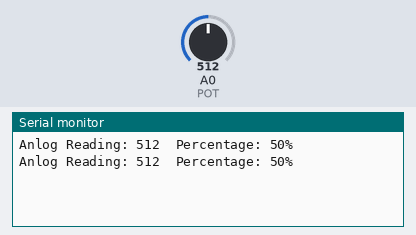
This sketch was run on a simulated Arduino Uno, built with avr-gcc and run on an emulated ATmega328P. On the bench: the last lines printed to the serial monitor. The test bench sets the inputs (shaded band); at power-on: A0 (POT) = 512.

Above: at 1.8 s.
1.9 s: A0 (POT) set to 716
At 2.8 s:
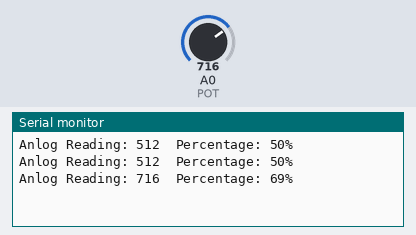
3.4 s: A0 (POT) set to 900
At 4.7 s:
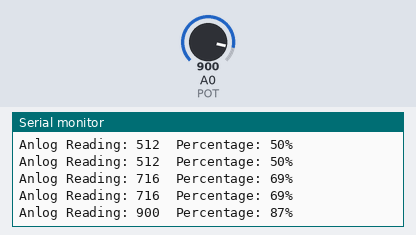
Timing chart, 0 to 6.4 s (numbered marks = the images above; inputs shaded):
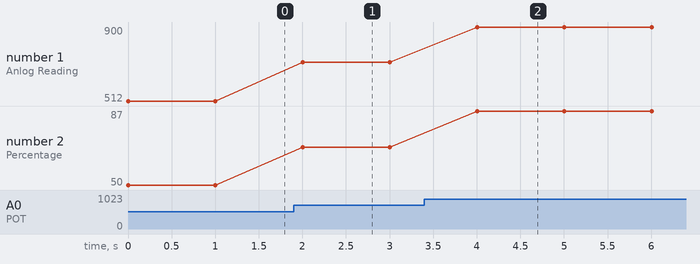

The sketch:

ex01.ino
```cpp
// 가변저항 값을 시리얼 모니터로 출력

const int POT = A0;
// 아날로그 입력 0 번 핀을 사용하는 가변저항 POT 상수 선언

void setup()
{
  Serial.begin(9600); // 9600 속도로 시리얼 통신 시작
}

void loop()
{
  int val = analogRead(POT);
  int per = map(val, 0, 1023, 0, 100);

  Serial.print("Anlog Reading: ");
  Serial.print(val);
  Serial.print("  ");

  Serial.print("Percentage: ");
  Serial.print(per);
  Serial.println("%");

  delay(1000);
}
```

Measured:
- after the input at 1.9 s, the serial monitor: prints a new line after 0.10 s (image 1)
- after the input at 3.4 s, the serial monitor: prints a new line after 0.60 s (image 2)
- plotted number 1: 512 → 716 after the input at 1.9 s, 716 → 900 after the input at 3.4 s
- plotted number 2: 50 → 69 after the input at 1.9 s, 69 → 87 after the input at 3.4 s
